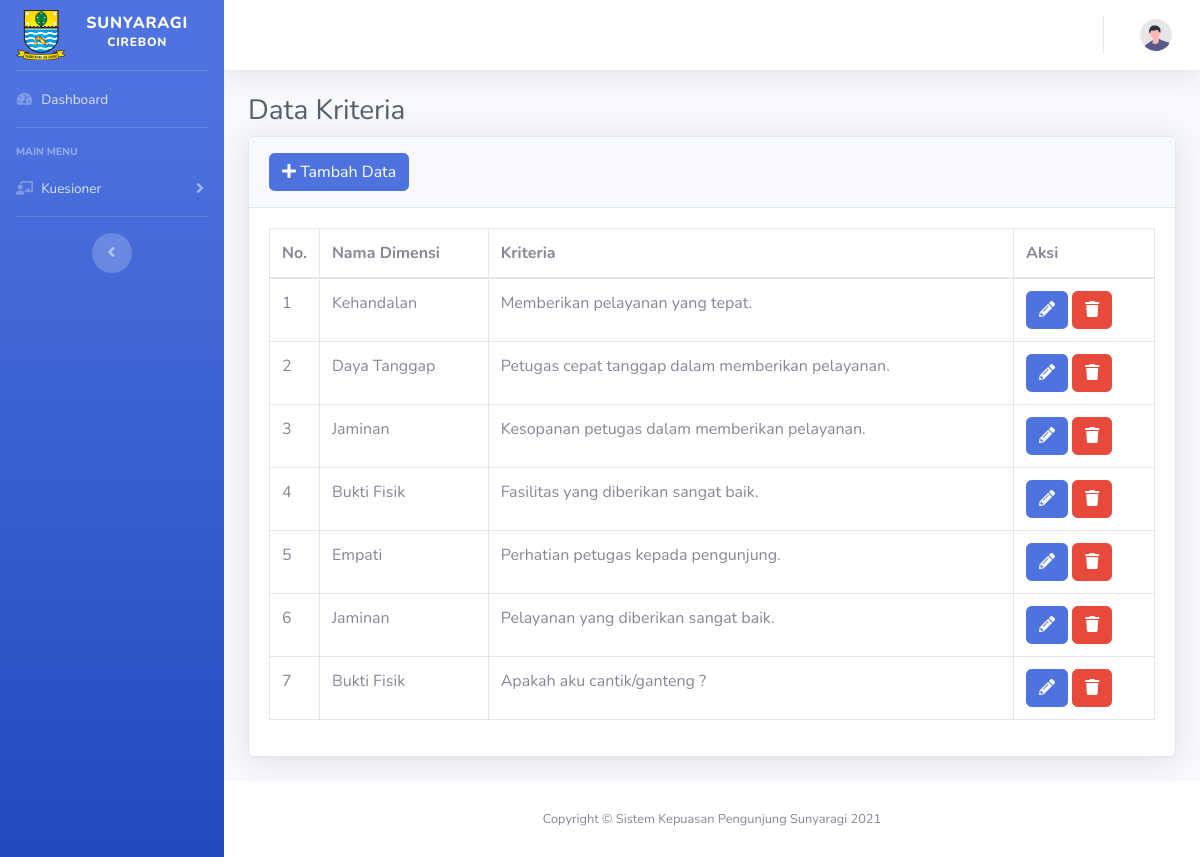
Page /index.php/adm/kriteria on the committed database.
### tables this page shows
CREATE TABLE `kriteria` (
  `id_kriteria` int(11) NOT NULL,
  `id_dimensi` int(11) NOT NULL,
  `kriteria` varchar(255) NOT NULL
);

CREATE TABLE `dimensi` (
  `id_dimensi` int(11) NOT NULL,
  `nama_dimensi` varchar(100) NOT NULL
);

### application/core/My_Controller.php (called while the page is built, shortened)
<?php
class My_Controller extends CI_Controller {
	function Paging($content,$data=NULL){
		$data['headernya'] = $this->load->view('template/header',$data,TRUE);
		$data['isinya'] = $this->load->view($content,$data,TRUE);
		$data['footernya'] = $this->load->view('template/footer',$data,TRUE);
		$data['jsnya'] = $this->load->view('template/js',$data,TRUE);
		$this->load->view('template/index',$data);
	}
}

### application/controllers/adm/Kriteria.php (called while the page is built, shortened)
  <?php
class Kriteria extends My_Controller {
	public function index()
	{
      $this->db->select('*');
         $this->db->join('dimensi', 'kriteria.id_dimensi = dimensi.id_dimensi');
         $this->db->from('kriteria');
      $query = $this->db->get();
         $data=array(
            "dimensies"=>$this->db->get('dimensi')->result(),
            "kriterias"=>$query->result()
        );
		 $this->Paging('isi/adm/kriteria',$data);
	}
}

### index.php (called while the page is built, shortened)
<?php
require_once BASEPATH.'core/CodeIgniter.php';

### application/views/isi/adm/kriteria.php (the view, shortened to what this page needs)
       <div class="container-fluid">
           <h1 class="h3 mb-2 text-gray-800">Data Kriteria</h1>
           <div class="card shadow mb-4">
               <div class="card-header py-3">
                   <a data-toggle="modal" data-target="#bb">
                                   <button type="button" class="btn btn-primary waves-effect waves-light">
                           <i class="fa fa-plus"></i> Tambah Data</button>
                       </a>
               </div>
               <div class="card-body">
                   <div class="table-responsive">
                       <table class="table table-bordered" width="100%" cellspacing="0">
                           <thead>
                               <tr>
                                   <th width="20">No.</th>
                                   <th>Nama Dimensi</th>
                                   <th>Kriteria</th>
                                   <th>Aksi</th>
                               </tr>
                           </thead>
                           <tbody>
                     <?php $no=1;
foreach ($kriterias as $kriteria): ?>
                               <tr>
                                   <td><?php echo $no++; ?></td>
                                   <td><?php echo $kriteria->nama_dimensi ?></td>
                                   <td><?php echo $kriteria->kriteria ?></td>
                                   <td>
                                       <a data-toggle="modal" data-target="#modal-edit<?php echo $kriteria->id_kriteria ?>" class="btn btn-primary waves-effect waves-light"><span data-toggle="tooltip" data-original-title="Ubah"><font color="white"><i class="fas fa-pencil-alt"></i></font></span></a>
       <a onclick="deleteConfirm('<?php echo site_url('adm/kriteria/hapus/'.$kriteria->id_kriteria); ?>')" href="#!" data-toggle="tooltip" class="btn btn-danger waves-effect waves-light tombol-hapus" data-original-title="Hapus"><span class="icon-label" data-toggle="modal" data-target="#modal-danger"><i class="fa fa-trash"></i> </span><span class="btn-text"></span></a>
                                   </td>
                               </tr>
                              <?php endforeach; ?>
                           </tbody>
                       </table>
                   </div>
               </div>
           </div>
       </div>
   </div>

### rows in the picture
kriteria: id_dimensi.nama_dimensi "Kehandalan", kriteria "Memberikan pelayanan yang tepat."
kriteria: id_dimensi.nama_dimensi "Daya Tanggap", kriteria "Petugas cepat tanggap dalam memberikan pelayanan."
kriteria: id_dimensi.nama_dimensi "Jaminan", kriteria "Kesopanan petugas dalam memberikan pelayanan."
kriteria: id_dimensi.nama_dimensi "Bukti Fisik", kriteria "Fasilitas yang diberikan sangat baik."
kriteria: id_dimensi.nama_dimensi "Empati", kriteria "Perhatian petugas kepada pengunjung."
kriteria: id_dimensi.nama_dimensi "Jaminan", kriteria "Pelayanan yang diberikan sangat baik."
kriteria: id_dimensi.nama_dimensi "Bukti Fisik", kriteria "Apakah aku cantik/ganteng ?"
